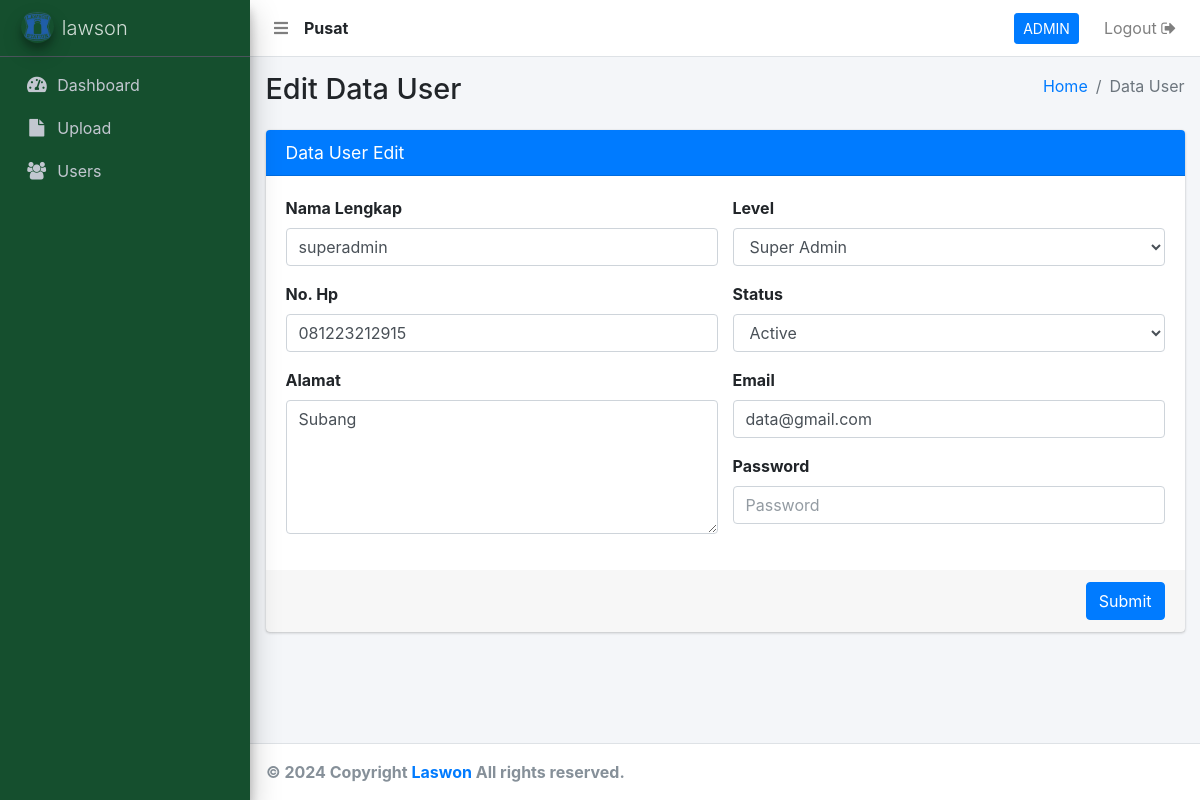
/user-edit.php?id=16 (signed in), run on the app's committed database.
### tables this page shows
CREATE TABLE `user` (
  `user_id` int(11) NOT NULL,
  `user_nama` varchar(500) NOT NULL,
  `user_no_hp` varchar(250) NOT NULL,
  `user_alamat` text NOT NULL,
  `user_email` varchar(250) NOT NULL,
  `user_password` varchar(500) NOT NULL,
  `user_create` varchar(250) NOT NULL,
  `user_level` varchar(250) NOT NULL,
  `user_status` varchar(250) NOT NULL,
  `user_cabang` int(11) NOT NULL
);

### _header-artibut.php (called while the page is built, shortened)
<?php
  	include 'aksi/functions.php';
    $userLoginCabang = mysqli_query( $conn, "select user_cabang from user where user_id = '".$_SESSION['user_id']."'");
    $sessionCabangData = mysqli_fetch_array($userLoginCabang);
    $sessionCabang     = $sessionCabangData['user_cabang'];
    if ( $sessionCabang < 1 ) {
      $tipeToko = "Pusat";
    } else {
      $tipeToko = "Cabang ".$sessionCabang;
    }
?>

### aksi/functions.php (called while the page is built, shortened)
<?php
include 'koneksi.php';
function query($query) {
	global $conn;
	$result = mysqli_query($conn, $query);
	$rows = [];
	while ( $row = mysqli_fetch_assoc($result) ) {
		$rows[] = $row;
	}
	return $rows;
}
?>

### user-edit.php (the view, shortened to what this page needs)
<?php
  include '_header.php';
  include '_nav.php';
  include '_sidebar.php';
?>
<?php
$id = abs((int)$_GET['id']);
$user = query("SELECT * FROM user WHERE user_id = $id ")[0];
?>
  <div class="content-wrapper">
    <section class="content-header">
      <div class="container-fluid">
        <div class="row mb-2">
          <div class="col-sm-6">
            <h1>Edit Data User</h1>
          </div>
          <div class="col-sm-6">
            <ol class="breadcrumb float-sm-right">
              <li class="breadcrumb-item"><a href="bo">Home</a></li>
              <li class="breadcrumb-item active">Data User</li>
            </ol>
          </div>
        </div>
      </div>
    </section>
    <section class="content">
      <div class="container-fluid">
        <div class="row">
          <div class="col-md-12">
            <div class="card card-primary">
              <div class="card-header">
                <h3 class="card-title">Data User Edit</h3>
              </div>
              <form role="form" action="" method="post">
                <div class="card-body">
                  <div class="row">
                    <div class="col-md-6 col-lg-6">
                        <div class="form-group">
                          <label for="user_nama">Nama Lengkap</label>
                          <input type="text" name="user_nama" class="form-control" id="user_nama" value="<?= $user['user_nama']; ?>">
                        </div>
                        <div class="form-group">
                            <label for="user_no_hp">No. Hp</label>
                            <input type="text" name="user_no_hp" class="form-control" id="user_no_hp" value="<?= $user['user_no_hp']; ?>">
                        </div>
                        <div class="form-group">
                            <label for="user_alamat">Alamat</label>
                            <textarea name="user_alamat" id="user_alamat" class="form-control" rows="5" required="required"><?= $user['user_alamat']; ?></textarea>
                        </div>
                    </div>
                    <div class="col-md-6 col-lg-6">
                        <div class="form-group ">
                            <label for="user_level" class="">Level</label>
                            <div class="">
                              <?php
                                if ( $user['user_level'] === "super admin" ) {
                                  $level = "Super Admin";
                                } elseif ( $user['user_level'] === "admin" ) {
                                  $level = "Admin";
                                } elseif ( $user['user_level'] === "kurir" ) {
                                  $level = "Kurir";
                                } else {
                                  $level = "Petugas";
                                }
                              ?>
                              <select name="user_level" required="" class="form-control ">
                                  <option value="<?= $user['user_level']; ?>"><?= $level; ?></option>
                              </select>
                            </div>
                          </div>
                          <div class="form-group ">
                              <label for="user_status">Status</label>
                              <div class="">
                                <?php
                                  if ( $user['user_status'] === "1" ) {
                                    $status = "Active";
                                  } else {
                                    $status = "Not Active";
                                  }
                                ?>
                                  <select name="user_status" required="" class="form-control ">
                                    <option value="<?= $user['user_status']; ?>"><?= $status; ?></option>
                                  </select>
                              </div>
                          </div>
                        <div class="form-group">
                          <label for="user_email">Email</label>
                          <input type="email" name="user_email" class="form-control" id="user_email" value="<?= $user['user_email']; ?>" required="">
                        </div>
                        <div class="form-group">
                            <label for="user_password">Password</label>
                            <input type="password" name="user_password" class="form-control" id="user_password" placeholder="Password" required="">
                        </div>
                    </div>
                  </div>
                </div>
                <div class="card-footer text-right">
                  <button type="submit" name="submit" class="btn btn-primary">Submit</button>
                </div>
              </form>
            </div>
          </div>
        </div>
      </div>
    </section>
  </div>
<?php include '_footer.php'; ?>

### _nav.php (shortened to what this page needs)
<nav class="main-header navbar navbar-expand navbar-white navbar-light">
    <ul class="navbar-nav">
      <li class="nav-item">
        <a class="nav-link" data-widget="pushmenu" href="#"><i class="fas fa-bars"></i></a>
      </li>
      <li class="nav-item" style="padding-top: 8px;">
        <?php
          echo "<b>".$tipeToko."</b>";
        ?>
      </li>
    </ul>
    <ul class="navbar-nav ml-auto">
        <li class="nav-item">
         <a class="btn btn-block btn-primary btn-sm"   style="margin-top: 5px; color:white;"><?= $_SESSION['user_nama']; ?></a>
      </li>
      <li class="nav-item">
        <a href="<?php echo "aksi/logout.php?logout";?>"onclick="return confirm('Apakah anda yakin logout ?')" class="nav-link">Logout <i class="fa fa-sign-out"></i>
        </a>
      </li>
    </ul>
  </nav>

### data on the page
user: user_cabang "Pusat"
user: user_nama "superadmin", user_no_hp "081223212915", user_alamat "Subang", user_level "Super Admin", user_status "Active", user_email "data@gmail.com"

### other printed values
$_SESSION['user_nama'] "ADMIN"
